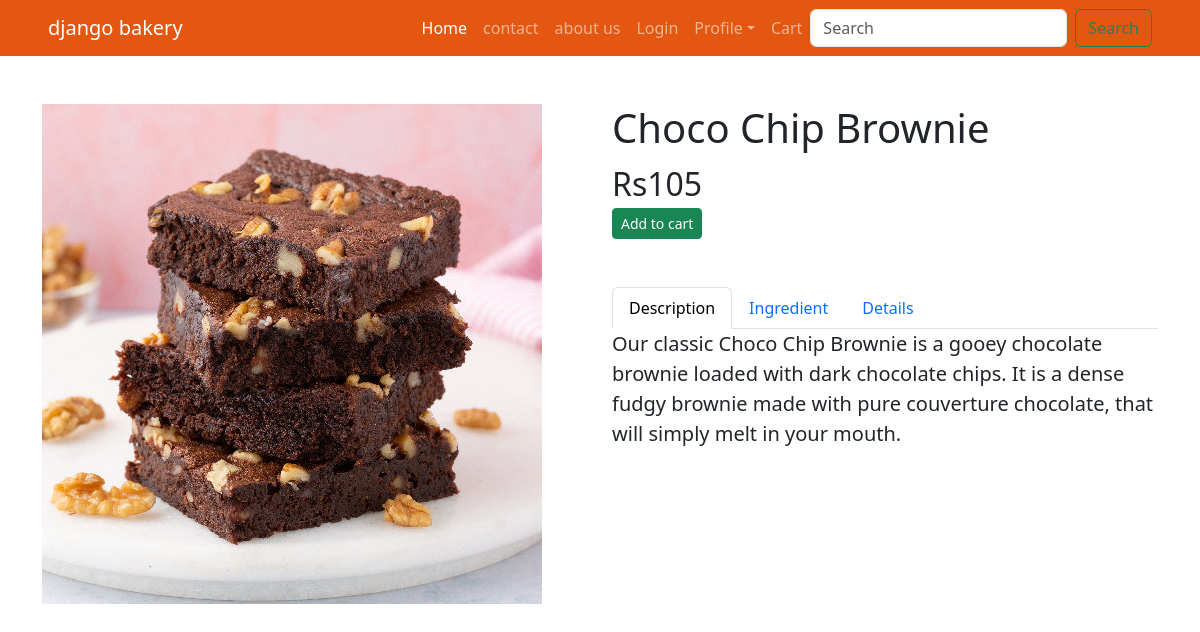
Page /product/1 on the committed database.
### inventory/models.py (models this page shows)
class Product (models.Model):
    food_choices=(
        (0, 'egg'),
        (1, 'eggless')
    )
    collection = models.ForeignKey(Collection, on_delete=models.CASCADE, default=1)
    name = models.CharField(max_length=50)
    image = models.ImageField( upload_to="product")
    price = models.PositiveIntegerField(default=50)
    desc =models.TextField()
    food_type = models.IntegerField(choices=food_choices,default=0)
    qty = models.FloatField(default=50.00, null=True, blank=True)
    ingredients = models.TextField(null=True, blank=True)
    is_new = models.BooleanField(default=True)
    is_best_seller = models.BooleanField(default=False)
    is_available = models.BooleanField(default=True)

### inventory/views.py (the view)
# urls.py: path('product/<int:id>', views.product, name= 'product_detail'),
def product(request, id):
    p = Product.objects.get(id=id)
    return render(request,'inventory/product.html', context={
       'product': p,
    })

### cart/templatetags/cart_tags.py (called while the page is built)
@register.simple_tag(takes_context=True)
def count_cart_items(context):
    request = context.get('request')
    user = request.user
    if user.is_authenticated:
        if Cart.objects.filter(user=user).exists():
            cart = Cart.objects.get(user=user)
            return CartItem.objects.filter(cart=cart).count()
    return 0

### templates/inventory/product.html (shortened to what this page needs)
{% extends 'layout/base.html' %}
{% load static %}
{% block content %}
<div class="container py-5">
    <div class="row">
        <div class="col-md-6">
            <img src="{{product.image.url}}" alt="" class="img-fluid">
        </div>
        <div class="col-md-6">
            <h1>
                {{product.name}}
            </h1>
            <div class="fs-2">Rs{{product.price}}</div>
            <a hx-get="{% url 'add_to_cart' product.id %}" class="btn btn-success btn-sm"> Add to cart</a>
            <ul class="nav nav-tabs mt-5" id="myTab" role="tablist">
                <li class="nav-item" role="presentation">
                    <button class="nav-link active" id="home-tab" data-bs-toggle="tab" data-bs-target="#home"
                        type="button" role="tab" aria-controls="home" aria-selected="true">
                        Description
                    </button>
                </li>
                <li class="nav-item" role="presentation">
                    <button class="nav-link" id="profile-tab" data-bs-toggle="tab" data-bs-target="#profile"
                        type="button" role="tab" aria-controls="profile" aria-selected="false">
                        Ingredient
                    </button>
                </li>
                <li class="nav-item" role="presentation">
                    <button class="nav-link" id="messages-tab" data-bs-toggle="tab" data-bs-target="#messages"
                        type="button" role="tab" aria-controls="messages" aria-selected="false">
                        Details
                    </button>
                </li>
            </ul>
            <div class="tab-content">
                <div class="tab-pane active" id="home" role="tabpanel" aria-labelledby="home-tab">
                    <p class="lead">
                        {{product.desc}}
                    </p>
                </div>
            </div>
        </div>
    </div>
</div>
{% endblock content %}

### rows in the picture
Product: image (picture), name "Choco Chip Brownie", price "105", desc "Our classic Choco Chip Brownie is a gooey chocolate brownie loaded with dark chocolate chips. It is a dense fudgy brownie made with pure couverture chocolate, that will simply melt in your mouth."
